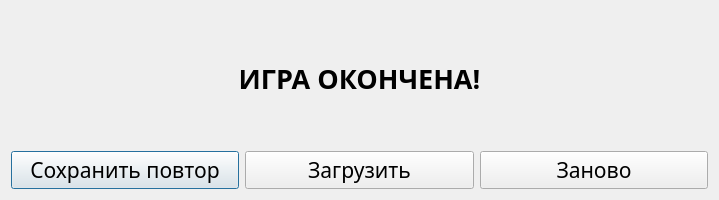
<?xml version="1.0" encoding="UTF-8"?>
<ui version="4.0">
 <class>GameOver</class>
 <widget class="QDialog" name="GameOver">
  <property name="geometry">
   <rect>
    <x>0</x>
    <y>0</y>
    <width>719</width>
    <height>200</height>
   </rect>
  </property>
  <property name="font">
   <font>
    <family>Geometria</family>
    <pointsize>16</pointsize>
   </font>
  </property>
  <property name="windowTitle">
   <string>Game Over</string>
  </property>
  <layout class="QVBoxLayout" name="verticalLayout_2">
   <item>
    <layout class="QVBoxLayout" name="verticalLayout">
     <item>
      <spacer name="verticalSpacer">
       <property name="orientation">
        <enum>Qt::Vertical</enum>
       </property>
       <property name="sizeHint" stdset="0">
        <size>
         <width>20</width>
         <height>40</height>
        </size>
       </property>
      </spacer>
     </item>
     <item>
      <widget class="QLabel" name="label">
       <property name="font">
        <font>
         <family>Geometria</family>
         <pointsize>20</pointsize>
         <weight>75</weight>
         <italic>false</italic>
         <bold>true</bold>
        </font>
       </property>
       <property name="text">
        <string>ИГРА ОКОНЧЕНА!</string>
       </property>
       <property name="alignment">
        <set>Qt::AlignCenter</set>
       </property>
      </widget>
     </item>
     <item>
      <spacer name="verticalSpacer_2">
       <property name="orientation">
        <enum>Qt::Vertical</enum>
       </property>
       <property name="sizeHint" stdset="0">
        <size>
         <width>20</width>
         <height>40</height>
        </size>
       </property>
      </spacer>
     </item>
     <item>
      <layout class="QHBoxLayout" name="horizontalLayout">
       <item>
        <widget class="QPushButton" name="pushButton">
         <property name="text">
          <string>Сохранить повтор</string>
         </property>
        </widget>
       </item>
       <item>
        <widget class="QPushButton" name="pushButton_3">
         <property name="text">
          <string>Загрузить</string>
         </property>
        </widget>
       </item>
       <item>
        <widget class="QPushButton" name="pushButton_2">
         <property name="text">
          <string>Заново</string>
         </property>
        </widget>
       </item>
      </layout>
     </item>
    </layout>
   </item>
  </layout>
 </widget>
 <resources/>
 <connections/>
</ui>
